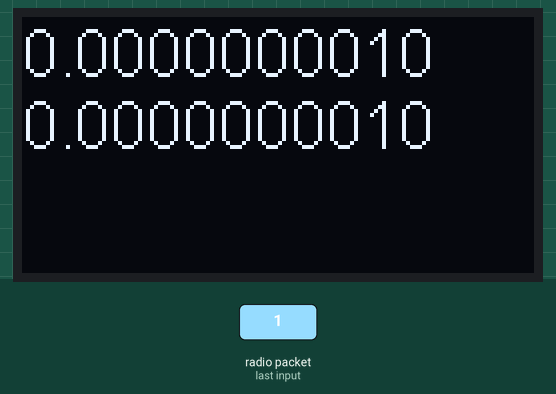
Simulated run of this sketch. Board: ESP8266 (NodeMCU). Parts: 128×64 one-colour display. The test bench sets the inputs (shaded band). No radio packets arrive unless stated; what the sketch prints to the serial monitor is not drawn.

1.3 s: radio packet "1" arrives
Above: at 1.6 s.
Timing chart, 0 to 4.3 s (numbered marks = the images above; inputs shaded):
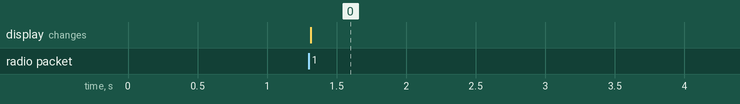

Measured:
- after the input at 1.3 s, the display: changes at once (image 0)

The sketch:

droneKode.ino
```cpp
////////////////////////////////Verileri Alıcak Drone Üzerinde Bulunan /////////////////////

///////Kütüphaneler////////
#include <SPI.h>         // Lora için kütüphane
#include <LoRa.h>        // Lora için kütüphane
#include "SSD1306Wire.h" // OLED ekran için kütüphane

///////OLED TANIMLAMA////////
#define I2C_SDA 21                           // OLED PIN
#define I2C_SCL 22                           // OLED PIN
SSD1306Wire display(0x3c, I2C_SDA, I2C_SCL); // Ekran Tanımlama

///////LORA TANIMLAMA////////
#define SCK 5
#define MISO 19
#define MOSI 27
#define RADIO_CS_PIN 18
#define RADIO_DI0_PIN 26
#define RADIO_RST_PIN 14
#define BAND 866E6 // GEÇERLİ FREKANS ARALIĞI

// LORA İLE DATA GÖNDERME OBJESi
struct Data
{
    double lat;
    double lng;
    char z[10];
} data;

void setup()
{
    Serial.begin(115200);
    initOLED();
    initLora();
}

void loop()
{
    receiveDataLora();
}

/////////////////Lora - OLED - GPS ÇALIŞTIIRMAK İÇ GEREKLİ İŞLMELER/////////////
void initLora()
{ // LORA TANIMLANDI BAŞLAMASI İÇİN

    SPI.begin(SCK, MISO, MOSI, RADIO_CS_PIN);
    LoRa.setPins(RADIO_CS_PIN, RADIO_RST_PIN, RADIO_DI0_PIN); // PIN'LER TANIMLANDI

    if (!LoRa.begin(BAND))
    { // FREKANS ARALIĞINDA ÇALIŞMADIĞI DURUMDA HATA VERİYOR
        //Serial.println("Starting LoRa failed!");
        while (1)
            ;
    }
    //Serial.println("LoRa Initializing OK!");
}

void initOLED()
{ // OLED EKRAN TANIMLANDI BAŞLAMASI İÇİN
    display.init();
    display.flipScreenVertically();
    display.setFont(ArialMT_Plain_10);
    display.setTextAlignment(TEXT_ALIGN_LEFT);
}

/////// Veri göndermek için Lora kullanıp veri gönderme //////////
void receiveDataLora()
{
    setOLED();

    int packetSize = LoRa.parsePacket();
    if (packetSize)
    {
        // received a packet
        //Serial.print("\nReceived packet size ");
        //Serial.print(packetSize);
        //Serial.print(" data ");
        // read packet
        while (LoRa.available())
            for (int i = 0; i < packetSize; i++)
            {
                ((byte *)&data)[i] = LoRa.read();
                //Serial.print(' ');
                //Serial.print(((byte *)&data)[i]);
            }
        // print RSSI of packet
        //Serial.print("' with RSSI ");
        //Serial.println(LoRa.packetRssi());
        Serial.print("lat = ");
        Serial.println(data.lat, 10);
        Serial.print("lng = ");
        Serial.println(data.lng, 10);
        Serial.print("z = ");
        Serial.println(data.z);

        display.drawString(0, 0, String(data.lat, 10));
        display.drawString(0, 18, String(data.lng, 10));
        display.drawString(0, 36, String(data.z));
        display.display();
    }

}

/// OLED için gerekli bileşenleri barındırır////////////
void setOLED()
{
    display.clear();
    display.setTextAlignment(TEXT_ALIGN_LEFT);
    display.setFont(ArialMT_Plain_16);
}
```
